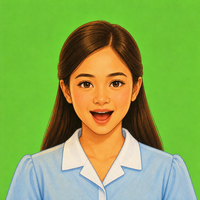
#> input picture Art/char_rachel_ai_raw.png, 200 x 200 px
$ python -i make_rachel_visemes.py   (imports and definitions only)
#> lines starting #> are read from the running program, lines starting #| are printed output that depends on the picture; after the words box and inside, x2 and y2 are one past the last pixel; in counts of white or black regions, pixels touching at a corner belong together
#> further down, picture is the input picture: PIL image 200x200 RGB; mean R, G, B 135.9, 168.4, 81.5
"""Cut the five Teacher Rachel frames for the narration ring.

Rachel is drawn head-to-chest and sits inside the hollow branch ring of
Assets/Sprites/ui_narration_panel.png, behind it, with the room showing
through around her - see cut_rachel_portrait.py, which cut the first one off
an old mockup. These frames are drawn instead: an idle face, three mouth
shapes and a blink, generated in Canva from one approved character and left
in Art/ exactly as they arrived.

The whole job of this script is REGISTRATION. Five separately generated
images are five slightly different drawings: a head a few pixels higher, a
shoulder a per cent wider. Shown one after another at nine frames a second,
that drift does not read as talking - it reads as a glitch. So:

  * The placement is measured ONCE, off the idle frame, and every other
    frame is laid down with that same transform rather than its own.
  * Each mouth frame is then nudged - a small search over shift and scale -
    to the position where its silhouette overlaps the idle's most closely.
    Only her mouth should move between frames, and this is what makes that
    true of the finished sprites rather than merely of the prompts.

Two things carried over from cut_rachel_portrait.py, for the same reasons it
gives: the sprite is written on the RING'S OWN SQUARE rather than cropped to
her, so UITheme's RingCentreX / RingCentreY / RingDiameter place her with no
further measuring; and the cut stops a little inside the circle (CLIP), where
the branch covers the seam.

The raw frames may arrive either already cut out or on a flat colour. Both
are handled: an image that is fully opaque has its background flooded away
from the border inwards, which cannot eat anything sealed inside her.

Reads:   Art/char_rachel_{idle,talk1,talk2,talk3,blink}_raw.png
Writes:  Assets/Sprites/char_rachel_portrait.png   (the idle - REPLACES the old one)
         Assets/Sprites/char_rachel_talk1.png
         Assets/Sprites/char_rachel_talk2.png
         Assets/Sprites/char_rachel_talk3.png
         Assets/Sprites/char_rachel_blink.png
         Art/char_rachel_portrait_previous.png     (backup, first run only)
         Art/char_rachel_frames_sheet.png          (a look at all five, not imported)

Run from the repository root:  python3 Tools/make_rachel_visemes.py

Then run Tools > SALINLAHI > Refresh UI Theme in Unity, so the narration
panel picks the frames up.
"""
import os
import shutil
import sys

import numpy as np
from PIL import Image, ImageFilter

# name -> where it ends up. The idle keeps the existing sprite's path, and so
# its .meta and its GUID, which is what UITheme.asset already points at.
FRAMES = [
    ("Idle", "Idle"),
    ("AI",   "AI"),
    ("E",    "E"),
    ("O",    "O"),
    ("U",    "U"),
    ("MBP",  "MBP"),
    ("FV",   "FV"),
    ("L",    "L"),
    ("Blink", "Blink"),
]

RAW = "Art/char_rachel_%s_raw.png"
OUT = "Assets/Sprites"
SHEET = "Art/char_rachel_frames_sheet.png"

# The sprite's square.
#
# The ring draws at about 178px at the 1920x1080 reference, and about 240 on
# the tallest tablet the canvas scales up for, so 256 is at or above native
# everywhere the game runs - the portrait it replaces was 236.
#
# It is also as much as there is to use: Canva's API hands an image back at
# 200px however large the drawing it generated, so writing these any bigger
# would only be an upscale wearing a larger file size. If the full-size
# originals are downloaded from Canva by hand into Art/, raise this to 512
# and run the script again.
SIZE = 256

# Stop this far inside the circle - the branch covers the band, and stopping
# short takes the last of the generated background's edge with it.
CLIP = 0.95

# The sizes the fit is allowed to try, as multiples of the circle's diameter.
CROWN_AT = 0.02      # top of her hair, just inside the circle's top arc
BOTTOM_AT = 1.15     # her chest runs off the bottom, so nothing is left bare

# How much of her above the middle of the circle may fall outside it. Not
# zero: a few stray pixels of a soft hair edge are not a cut-off head.
HEAD_ROOM = 0.005

# How far the registration search is allowed to move a frame.
SHIFT = 14          # pixels, in the sprite's own square
SCALE = 0.06        # +/- 6 per cent
POLISH = 3          # pixels swept around the measured answer


# [39 lines left out: function main, not called in this run]


# ----------------------------------------------------------------------
# lifting her off whatever she arrived on
# ----------------------------------------------------------------------

def cutout(im):
    """
    Returns her as RGBA with a real alpha channel.

    An image that already has one is taken as it is. One that does not is on
    a flat colour, and the colour is flooded away from the BORDER inwards:
    starting outside means a patch of background colour sealed inside her -
    a glint in an eye, a highlight on her collar - is never reached, which is
    the same trick cut_rachel_portrait.py uses to keep her teeth.
    """
    im = im.convert("RGBA")
    a = np.asarray(im).astype(int)
    if (a[:, :, 3] < 250).mean() > 0.02:
        return im

    rgb = a[:, :, :3]
    h, w, _ = rgb.shape
#> h = 200; w = 200

    # The background colour, as the four corners agree on it.
    corners = np.concatenate([rgb[:8, :8].reshape(-1, 3), rgb[:8, -8:].reshape(-1, 3),
                              rgb[-8:, :8].reshape(-1, 3), rgb[-8:, -8:].reshape(-1, 3)])
#> corners = 256 rows, first 8: [111, 196, 55], [110, 197, 53], [110, 195, 51], [107, 195, 49], [108, 196, 50], [108, 196, 50], [110, 196, 52], [110, 196, 52]
    key = np.median(corners, axis=0)
#> key = [109, 196, 52]
    near = np.abs(rgb - key).sum(axis=2) < 165
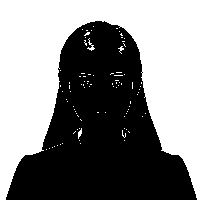
#> near: shape (200, 200) bool; 51.7% white; 1 black region, box (x1, y1, x2, y2) and area: (6, 21, 197, 200) 19315

    out = flood_from_border(near)

    # Bite one more pixel off her, scaled to how big the drawing is. The rim
    # where the key colour was blended into her outline is a halo that is
    # invisible on the colour it came from and obvious over a bedroom wall;
    # taking the blended pixels away is surer than trying to correct them.
    out = grow(out, max(2, int(round(min(h, w) / 220.0))))

    alpha = Image.fromarray(np.where(out, 0, 255).astype(np.uint8))
    alpha = alpha.filter(ImageFilter.GaussianBlur(0.7))

    rgba = im.copy()
    rgba.putalpha(alpha)
    return unfringe(rgba, key)


def flood_from_border(near):
    """Everything of the background colour reachable from the edge of the image."""
    h, w = near.shape
#> h = 200; w = 200
    out = np.zeros((h, w), bool)
    stack = []

    for x in range(w):
        for y in (0, h - 1):
            if near[y, x]:
                stack.append((y, x))
                out[y, x] = True
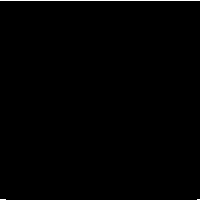
#> out: shape (200, 200) bool; 0.52% white in thin lines or dots
    for y in range(h):
        for x in (0, w - 1):
            if near[y, x] and not out[y, x]:
                stack.append((y, x))
                out[y, x] = True
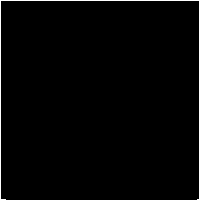
#> out: shape (200, 200) bool; 1.5% white in thin lines or dots

    # Grown a row at a time with numpy rather than pixel by pixel: a 1264
    # square is 1.6 million pixels and a Python queue over that is slow
    # enough to be worth avoiding.
    while True:
        grown = out.copy()
        grown[1:, :] |= out[:-1, :]
        grown[:-1, :] |= out[1:, :]
        grown[:, 1:] |= out[:, :-1]
        grown[:, :-1] |= out[:, 1:]
        grown &= near
        if grown.sum() == out.sum():
            return out
        out = grown
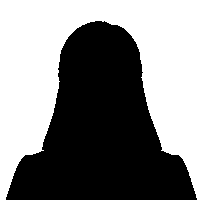
#> grown: shape (200, 200) bool; 51.1% white; 1 black region, box (x1, y1, x2, y2) and area: (6, 21, 197, 200) 19579


def grow(mask, rounds):
    """Spreads a mask outwards by whole pixels."""
#> called with rounds = 2
    for _ in range(rounds):
        grown = mask.copy()
        grown[1:, :] |= mask[:-1, :]
        grown[:-1, :] |= mask[1:, :]
        grown[:, 1:] |= mask[:, :-1]
        grown[:, :-1] |= mask[:, 1:]
        mask = grown
#> in cutout, `alpha = Image.fromarray(np.where(out, 0, 255).astype(np.uint8))`: alpha: PIL image 200x200 L; 46.9% white; 1 white region, box (x1, y1, x2, y2) and area: (8, 23, 195, 200) 18748
#> in cutout, `alpha = alpha.filter(ImageFilter.GaussianBlur(0.7))`:
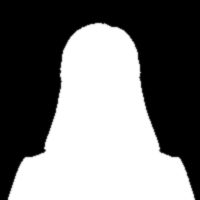
#> alpha: PIL image 200x200 L; min 0, max 255, mean 119.5
    return mask


def unfringe(rgba, key):
    """
    Pulls the keyed colour out of the half-transparent rim.

    A green screen leaves a green halo one or two pixels wide where the edge
    was blended. It is invisible on green and obvious over a bedroom wall, so
    those pixels are pushed back towards their own colour before she is ever
    drawn on anything else.
    """
    a = np.asarray(rgba).astype(float)
    alpha = a[:, :, 3:4] / 255.0
#> alpha: shape (200, 200, 1) float64
    edge = ((alpha > 0.05) & (alpha < 0.95))
#> edge: shape (200, 200, 1) bool; 2.7% white in thin lines or dots, all inside (x1, y1, x2, y2) = (7, 22, 196, 200)
    if not edge.any():
        return rgba

    pull = np.where(edge, 1.0 - alpha, 0.0)
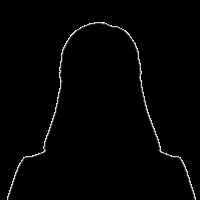
#> pull: shape (200, 200, 1) float64; min 0, max 0.949, mean 0.0133
    a[:, :, :3] = np.clip(a[:, :, :3] - pull * (key - a[:, :, :3]), 0, 255)
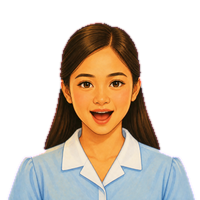
#> a: shape (200, 200, 4) float64; mean R, G, B, A 136.2, 167.7, 81.6, 119.5; transparent parts drawn white
    return Image.fromarray(a.astype(np.uint8), "RGBA")


# ----------------------------------------------------------------------
# seating her in the circle
# ----------------------------------------------------------------------

# [98 lines left out: functions measure, lay, register, centroid, shift, frange, not called in this run]


def iou(a, b):
    union = (a | b).sum()
    return 0.0 if union == 0 else (a & b).sum() / float(union)


# [22 lines left out: functions disc, clip, sheet, not called in this run]


# [2 lines not run here, left out]

>>> from PIL import Image
>>> picture = Image.open('../Art/char_rachel_ai_raw.png')
>>> result = cutout(picture)
